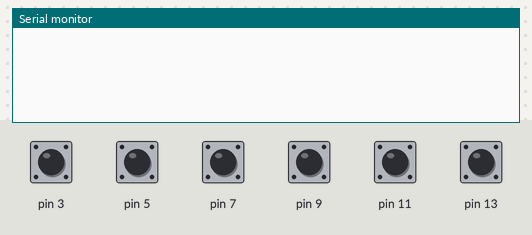
Simulated run of this sketch. Board: Arduino Uno, built with avr-gcc and run on an emulated ATmega328P. Shown: the last lines printed to the serial monitor. The test bench sets the inputs (shaded band); at power-on: pin 3, pin 5, pin 7, pin 9, pin 11, pin 13 HIGH.

Above: at 1.2 s.
1.3 s: pin 3 pulled LOW for 0.15 s
At 2.0 s:
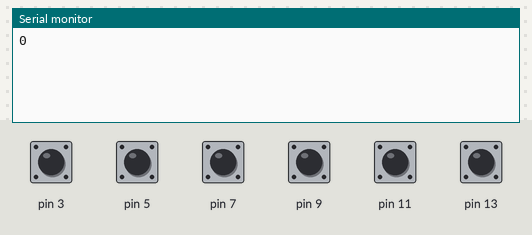
2.9 s: pin 5 pulled LOW for 0.15 s
At 3.3 s:
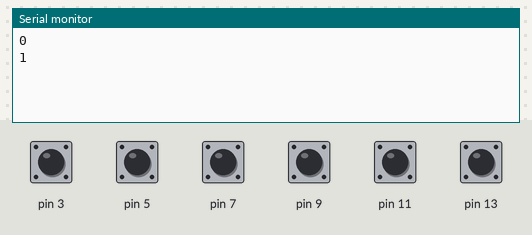
4.5 s: pin 7 pulled LOW for 0.15 s
At 5.4 s:
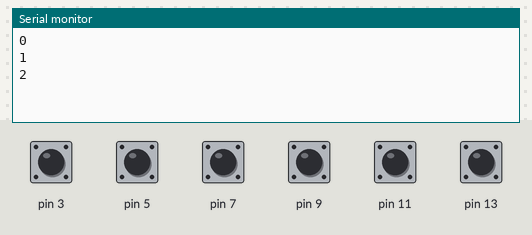
6.1 s: pin 9 pulled LOW for 0.15 s
At 6.7 s:
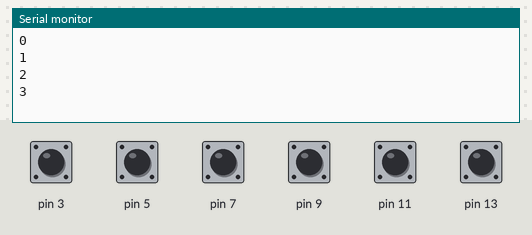
7.7 s: pin 11 pulled LOW for 0.15 s
At 8.8 s:
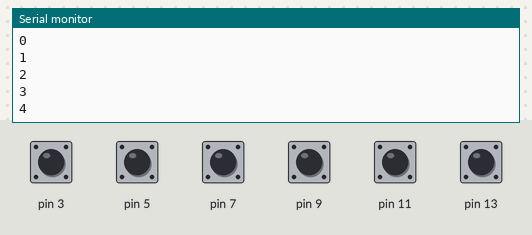
9.3 s: pin 13 pulled LOW for 0.15 s
At 10.1 s:
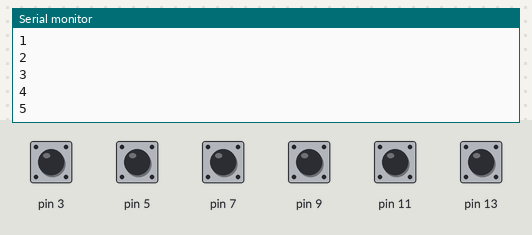
Timing chart, 0 to 11.9 s (numbered marks = the images above; inputs shaded):
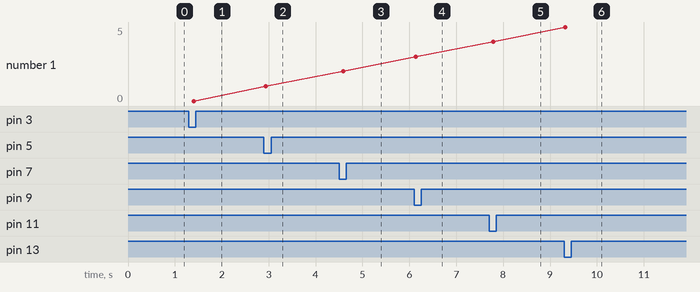

Measured:
- after the input at 1.3 s, the serial monitor: prints a new line after 0.10 s (image 1)
- after the input at 2.9 s, the serial monitor: prints a new line at once (image 2)
- after the input at 4.5 s, the serial monitor: prints a new line after 0.10 s (image 3)
- after the input at 6.1 s, the serial monitor: prints a new line at once (image 4)
- after the input at 7.7 s, the serial monitor: prints a new line after 0.09 s (image 5)
- after the input at 9.3 s, the serial monitor: prints a new line at once (image 6)
- plotted number 1: 0 → 1 after the input at 2.9 s, 1 → 2 after the input at 4.5 s, 2 → 3 after the input at 6.1 s, 3 → 4 after the input at 7.7 s, 4 → 5 after the input at 9.3 s

The sketch:

iface.ino
```cpp
#include <CapacitiveSensor.h>

#define MAX_SENSORS 6

CapacitiveSensor cs0 = CapacitiveSensor(2,3);
CapacitiveSensor cs1 = CapacitiveSensor(4,5);
CapacitiveSensor cs2 = CapacitiveSensor(6,7);
CapacitiveSensor cs3 = CapacitiveSensor(8,9);
CapacitiveSensor cs4 = CapacitiveSensor(10,11);
CapacitiveSensor cs5 = CapacitiveSensor(12,13);
//CapacitiveSensor cs6 = CapacitiveSensor(14,15);
//CapacitiveSensor cs7 = CapacitiveSensor(16,17);
//CapacitiveSensor cs8 = CapacitiveSensor(18,19);

const long threshold = 700;
const long num = 6;
long states[MAX_SENSORS];

void setup()
{
    uint8_t i;

    Serial.begin(9600);

    for(i = 0; i < MAX_SENSORS; i++)
        states[i] = 0;

    cs0.set_CS_AutocaL_Millis(0xFFFFFFFF);
    cs1.set_CS_AutocaL_Millis(0xFFFFFFFF);
    cs2.set_CS_AutocaL_Millis(0xFFFFFFFF);
    cs3.set_CS_AutocaL_Millis(0xFFFFFFFF);
    cs4.set_CS_AutocaL_Millis(0xFFFFFFFF);
    cs5.set_CS_AutocaL_Millis(0xFFFFFFFF);
    //cs6.set_CS_AutocaL_Millis(0xFFFFFFFF);
    //cs7.set_CS_AutocaL_Millis(0xFFFFFFFF);
    //cs8.set_CS_AutocaL_Millis(0xFFFFFFFF);
}

void check_sensor(uint8_t id, CapacitiveSensor *s)
{
    long total;

    total = s->capacitiveSensor(30);
    //if (total > 1000)
    //  Serial.println(total);

    if (total > threshold && states[id] == 0)
    {
        Serial.println(id);
        states[id] = 1;
    }
    if (total <= threshold && states[id] == 1)
        states[id] = 0;

}

void loop()
{
    long total;

    delay(100);

    check_sensor(0, &cs0);
    if (num == 1)
        return;

    check_sensor(1, &cs1);
    if (num == 2)
        return;

    check_sensor(2, &cs2);
    if (num == 3)
        return;

    check_sensor(3, &cs3);
    if (num == 4)
        return;

    check_sensor(4, &cs4);
    if (num == 5)
        return;

    check_sensor(5, &cs5);
    if (num == 6)
        return;
#if 0
    check_sensor(6, &cs6);


    if (num == 7)
        return;

    check_sensor(7, &cs7);
    if (num == 8)
        return;

    check_sensor(8, &cs8);
#endif
}
```
